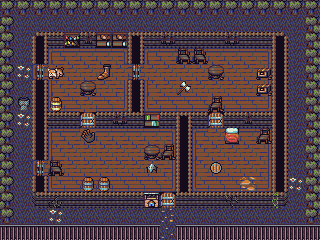

A 2D game scene composited from a Tiled map and its tileset images. What follows is a short description and the map's XML, with each tile layer's data collapsed to a summary:
An orthogonal 20x15 tile map with 16x16 px tiles, 6 tile layers (Background, Walls, Broken, Good, ...), 5 tilesets.

<map version="1.0" orientation="orthogonal" width="20" height="15" tilewidth="16" tileheight="16">
 <tileset firstgid="1" name="Tiles" tilewidth="16" tileheight="16">
  <image source="../../images/Objects/tiles_dark.png" width="208" height="144" />
 </tileset>
 <tileset firstgid="118" name="Broken" tilewidth="16" tileheight="16">
  <image source="../../images/Objects/items_after.png" width="160" height="96" />
 </tileset>
 <tileset firstgid="178" name="Good" tilewidth="16" tileheight="16">
  <image source="../../images/Objects/items_before.png" width="160" height="96" />
 </tileset>
 <tileset firstgid="238" name="Bed" tilewidth="16" tileheight="16">
  <image source="../../images/Objects/bed.png" width="32" height="16" />
 </tileset>
 <tileset firstgid="240" name="Decor" tilewidth="16" tileheight="16">
  <image source="../../images/decor.png" width="128" height="128" />
 </tileset>
 <layer name="Background" width="20" height="15">
  <data>[300 cells, 300 non-empty, 14 distinct tile ids]</data>
 </layer>
 <layer name="Walls" width="20" height="15">
  <data>[300 cells, 131 non-empty, 13 distinct tile ids]</data>
 </layer>
 <layer name="Broken" width="20" height="15">
  <data>[300 cells, 32 non-empty, 15 distinct tile ids]</data>
 </layer>
 <layer name="Good" width="20" height="15">
  <data>[300 cells, 25 non-empty, 12 distinct tile ids]</data>
 </layer>
 <layer name="Bed" width="20" height="15">
  <data>[300 cells, 1 non-empty, 1 distinct tile ids]</data>
 </layer>
 <layer name="Decor" width="20" height="15">
  <data>[300 cells, 15 non-empty, 9 distinct tile ids]</data>
 </layer>
</map>
